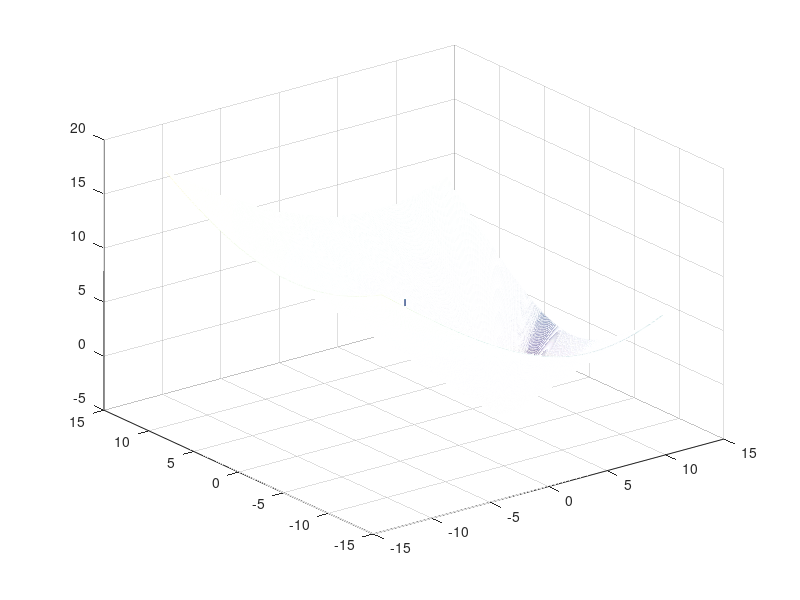

Write MATLAB code to recreate this figure.
[X,Y] = meshgrid(-12:.01:12);
Uatt= (.5.*((((X-6).^2+(Y+2).^2)).^2).*(((X-6).^2+(Y+2).^2).^.5)<=1)+((((X-6).^2+(Y+2).^2).^(1/2))-.5).*((((X-6).^2+(Y+2).^2).^.5)>1);
Urep=(5.*(((1./(((X).^2+(Y-1).^2).^.5))-(1/3)).*(((X).^2+(Y-1).^2).^.5)<=3)+(0).*((((X).^2+(Y-1).^2).^.5)>3));
U=Uatt-Urep;
%gamma=500;
%U= ((X-5).^2+(Y-6).^2)-(1./(((X-3).^2)+(((Y-4).^2)./4)-1));

% theta=2;% start x
% theta1=-2;%start  y
% alpha=.01;
% iter=0;
% errx=1;
% erry=1;
% tol=1e-6;
% maxiter=1000;
% Upx=diff(U,X);
% Upy=diff(U,Y);
% grad=[Upx,Upy];
% 
% [Upx,Upy]=gradient(U);
% figure;
% mesh(X,Y,Upx);



mesh(X,Y,U);
% hold on
% %contour(X,Y,Upx)
% hold off
% %quiver(X,Y,Upx,Upy);

% while iter<maxiter && errx>tol && erry>tol
%     temptheta=theta-alpha*diff(U,X);
%     temptheta1=theta-alpha*diff(U,Y);
%     errx=abs((theta-temptheta)/theta);
%     erry=abs((theta1-temptheta1)/theta1);
%     temptheta1=theta1;
%     temptheta=theta;
%     iter=iter+1;
% end
% if (iter<maxiter)
%     fprintf('X= %f and Y= %f after %d iterations \n',theta,theta1,iter)
% else 
%     fprintf('No solution after maxiter reached \n')
% end

